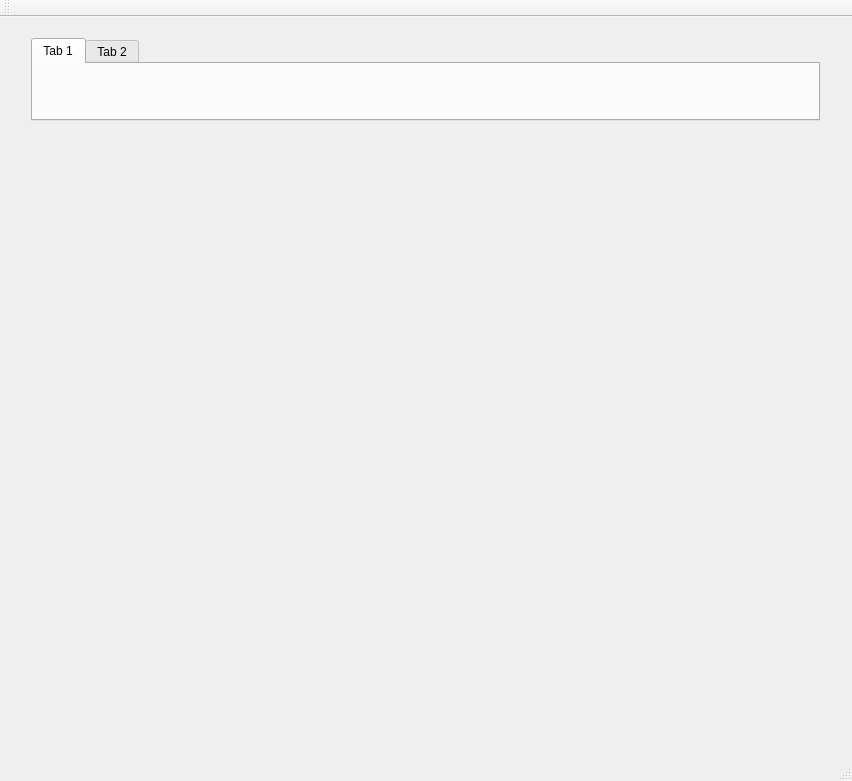
<ui version="4.0" >
 <class>WaterSurfaceClass</class>
 <widget class="QMainWindow" name="WaterSurfaceClass" >
  <property name="geometry" >
   <rect>
    <x>0</x>
    <y>0</y>
    <width>852</width>
    <height>781</height>
   </rect>
  </property>
  <property name="windowTitle" >
   <string>WaterSurface</string>
  </property>
  <widget class="QWidget" name="centralWidget" >
   <widget class="QWidget" name="verticalLayoutWidget" >
    <property name="geometry" >
     <rect>
      <x>20</x>
      <y>10</y>
      <width>811</width>
      <height>711</height>
     </rect>
    </property>
    <layout class="QVBoxLayout" name="verticalLayout" >
     <property name="sizeConstraint" >
      <enum>QLayout::SetMaximumSize</enum>
     </property>
     <item>
      <widget class="QTabWidget" name="tabWidget" >
       <widget class="QWidget" name="tab" >
        <attribute name="title" >
         <string>Tab 1</string>
        </attribute>
       </widget>
       <widget class="QWidget" name="tab_2" >
        <attribute name="title" >
         <string>Tab 2</string>
        </attribute>
       </widget>
      </widget>
     </item>
     <item>
      <widget class="QWidget" native="1" name="renderWidget" >
       <property name="minimumSize" >
        <size>
         <width>800</width>
         <height>600</height>
        </size>
       </property>
       <property name="maximumSize" >
        <size>
         <width>800</width>
         <height>600</height>
        </size>
       </property>
      </widget>
     </item>
    </layout>
   </widget>
   <zorder>widget</zorder>
   <zorder>verticalLayoutWidget</zorder>
   <zorder>gridLayoutWidget</zorder>
   <zorder>gridLayoutWidget</zorder>
  </widget>
  <widget class="QMenuBar" name="menuBar" >
   <property name="geometry" >
    <rect>
     <x>0</x>
     <y>0</y>
     <width>852</width>
     <height>22</height>
    </rect>
   </property>
  </widget>
  <widget class="QToolBar" name="mainToolBar" >
   <attribute name="toolBarArea" >
    <enum>TopToolBarArea</enum>
   </attribute>
   <attribute name="toolBarBreak" >
    <bool>false</bool>
   </attribute>
  </widget>
  <widget class="QStatusBar" name="statusBar" />
 </widget>
 <layoutdefault spacing="6" margin="11" />
 <resources>
  <include location="watersurface.qrc" />
 </resources>
 <connections/>
</ui>
